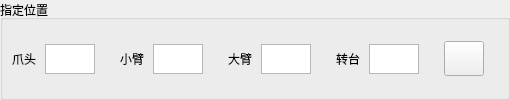
           <widget class="QGroupBox" name="groupBox_2">
            <property name="sizePolicy">
             <sizepolicy hsizetype="Minimum" vsizetype="Minimum">
              <horstretch>0</horstretch>
              <verstretch>0</verstretch>
             </sizepolicy>
            </property>
            <property name="maximumSize">
             <size>
              <width>16777215</width>
              <height>16777215</height>
             </size>
            </property>
            <property name="title">
             <string>指定位置</string>
            </property>
            <layout class="QVBoxLayout" name="verticalLayout_19">
             <property name="spacing">
              <number>9</number>
             </property>
             <property name="leftMargin">
              <number>9</number>
             </property>
             <property name="topMargin">
              <number>10</number>
             </property>
             <property name="rightMargin">
              <number>9</number>
             </property>
             <property name="bottomMargin">
              <number>9</number>
             </property>
             <item>
              <layout class="QHBoxLayout" name="horizontalLayout_21">
               <property name="sizeConstraint">
                <enum>QLayout::SetDefaultConstraint</enum>
               </property>
               <item>
                <widget class="QLabel" name="label_5">
                 <property name="maximumSize">
                  <size>
                   <width>16777215</width>
                   <height>30</height>
                  </size>
                 </property>
                 <property name="text">
                  <string>爪头</string>
                 </property>
                </widget>
               </item>
               <item>
                <widget class="QTextEdit" name="textEdit_SendClow">
                 <property name="sizePolicy">
                  <sizepolicy hsizetype="Minimum" vsizetype="Minimum">
                   <horstretch>0</horstretch>
                   <verstretch>0</verstretch>
                  </sizepolicy>
                 </property>
                 <property name="maximumSize">
                  <size>
                   <width>50</width>
                   <height>30</height>
                  </size>
                 </property>
                 <property name="lineWidth">
                  <number>2</number>
                 </property>
                 <property name="tabChangesFocus">
                  <bool>true</bool>
                 </property>
                 <property name="html">
                  <string>&lt;!DOCTYPE HTML PUBLIC &quot;-//W3C//DTD HTML 4.0//EN&quot; &quot;http://www.w3.org/TR/REC-html40/strict.dtd&quot;&gt;
&lt;html&gt;&lt;head&gt;&lt;meta name=&quot;qrichtext&quot; content=&quot;1&quot; /&gt;&lt;style type=&quot;text/css&quot;&gt;
p, li { white-space: pre-wrap; }
&lt;/style&gt;&lt;/head&gt;&lt;body style=&quot; font-family:'SimSun'; font-size:9pt; font-weight:400; font-style:normal;&quot;&gt;
&lt;p align=&quot;center&quot; style=&quot;-qt-paragraph-type:empty; margin-top:0px; margin-bottom:0px; margin-left:0px; margin-right:0px; -qt-block-indent:0; text-indent:0px;&quot;&gt;&lt;br /&gt;&lt;/p&gt;&lt;/body&gt;&lt;/html&gt;</string>
                 </property>
                </widget>
               </item>
               <item>
                <widget class="QLabel" name="label_35">
                 <property name="maximumSize">
                  <size>
                   <width>8</width>
                   <height>16777215</height>
                  </size>
                 </property>
                 <property name="text">
                  <string/>
                 </property>
                </widget>
               </item>
               <item>
                <widget class="QLabel" name="label_29">
                 <property name="maximumSize">
                  <size>
                   <width>16777215</width>
                   <height>30</height>
                  </size>
                 </property>
                 <property name="text">
                  <string>小臂</string>
                 </property>
                </widget>
               </item>
               <item>
                <widget class="QTextEdit" name="textEdit_SendSArm">
                 <property name="sizePolicy">
                  <sizepolicy hsizetype="Maximum" vsizetype="Preferred">
                   <horstretch>0</horstretch>
                   <verstretch>0</verstretch>
                  </sizepolicy>
                 </property>
                 <property name="maximumSize">
                  <size>
                   <width>50</width>
                   <height>30</height>
                  </size>
                 </property>
                 <property name="tabChangesFocus">
                  <bool>true</bool>
                 </property>
                 <property name="html">
                  <string>&lt;!DOCTYPE HTML PUBLIC &quot;-//W3C//DTD HTML 4.0//EN&quot; &quot;http://www.w3.org/TR/REC-html40/strict.dtd&quot;&gt;
&lt;html&gt;&lt;head&gt;&lt;meta name=&quot;qrichtext&quot; content=&quot;1&quot; /&gt;&lt;style type=&quot;text/css&quot;&gt;
p, li { white-space: pre-wrap; }
&lt;/style&gt;&lt;/head&gt;&lt;body style=&quot; font-family:'SimSun'; font-size:9pt; font-weight:400; font-style:normal;&quot;&gt;
&lt;p align=&quot;center&quot; style=&quot;-qt-paragraph-type:empty; margin-top:0px; margin-bottom:0px; margin-left:0px; margin-right:0px; -qt-block-indent:0; text-indent:0px;&quot;&gt;&lt;br /&gt;&lt;/p&gt;&lt;/body&gt;&lt;/html&gt;</string>
                 </property>
                </widget>
               </item>
               <item>
                <widget class="QLabel" name="label_36">
                 <property name="text">
                  <string/>
                 </property>
                </widget>
               </item>
               <item>
                <widget class="QLabel" name="label_30">
                 <property name="maximumSize">
                  <size>
                   <width>16777215</width>
                   <height>30</height>
                  </size>
                 </property>
                 <property name="text">
                  <string>大臂</string>
                 </property>
                </widget>
               </item>
               <item>
                <widget class="QTextEdit" name="textEdit_SendBArm">
                 <property name="sizePolicy">
                  <sizepolicy hsizetype="Maximum" vsizetype="Preferred">
                   <horstretch>0</horstretch>
                   <verstretch>0</verstretch>
                  </sizepolicy>
                 </property>
                 <property name="maximumSize">
                  <size>
                   <width>50</width>
                   <height>30</height>
                  </size>
                 </property>
                 <property name="tabChangesFocus">
                  <bool>true</bool>
                 </property>
                 <property name="html">
                  <string>&lt;!DOCTYPE HTML PUBLIC &quot;-//W3C//DTD HTML 4.0//EN&quot; &quot;http://www.w3.org/TR/REC-html40/strict.dtd&quot;&gt;
&lt;html&gt;&lt;head&gt;&lt;meta name=&quot;qrichtext&quot; content=&quot;1&quot; /&gt;&lt;style type=&quot;text/css&quot;&gt;
p, li { white-space: pre-wrap; }
&lt;/style&gt;&lt;/head&gt;&lt;body style=&quot; font-family:'SimSun'; font-size:9pt; font-weight:400; font-style:normal;&quot;&gt;
&lt;p align=&quot;center&quot; style=&quot;-qt-paragraph-type:empty; margin-top:0px; margin-bottom:0px; margin-left:0px; margin-right:0px; -qt-block-indent:0; text-indent:0px;&quot;&gt;&lt;br /&gt;&lt;/p&gt;&lt;/body&gt;&lt;/html&gt;</string>
                 </property>
                </widget>
               </item>
               <item>
                <widget class="QLabel" name="label_33">
                 <property name="maximumSize">
                  <size>
                   <width>16777215</width>
                   <height>16777215</height>
                  </size>
                 </property>
                 <property name="text">
                  <string/>
                 </property>
                </widget>
               </item>
               <item>
                <widget class="QLabel" name="label_31">
                 <property name="maximumSize">
                  <size>
                   <width>16777215</width>
                   <height>30</height>
                  </size>
                 </property>
                 <property name="text">
                  <string>转台</string>
                 </property>
                </widget>
               </item>
               <item>
                <widget class="QTextEdit" name="textEdit_SendRStage">
                 <property name="sizePolicy">
                  <sizepolicy hsizetype="Maximum" vsizetype="Preferred">
                   <horstretch>0</horstretch>
                   <verstretch>0</verstretch>
                  </sizepolicy>
                 </property>
                 <property name="maximumSize">
                  <size>
                   <width>50</width>
                   <height>30</height>
                  </size>
                 </property>
                 <property name="tabChangesFocus">
                  <bool>true</bool>
                 </property>
                 <property name="html">
                  <string>&lt;!DOCTYPE HTML PUBLIC &quot;-//W3C//DTD HTML 4.0//EN&quot; &quot;http://www.w3.org/TR/REC-html40/strict.dtd&quot;&gt;
&lt;html&gt;&lt;head&gt;&lt;meta name=&quot;qrichtext&quot; content=&quot;1&quot; /&gt;&lt;style type=&quot;text/css&quot;&gt;
p, li { white-space: pre-wrap; }
&lt;/style&gt;&lt;/head&gt;&lt;body style=&quot; font-family:'SimSun'; font-size:9pt; font-weight:400; font-style:normal;&quot;&gt;
&lt;p align=&quot;center&quot; style=&quot;-qt-paragraph-type:empty; margin-top:0px; margin-bottom:0px; margin-left:0px; margin-right:0px; -qt-block-indent:0; text-indent:0px;&quot;&gt;&lt;br /&gt;&lt;/p&gt;&lt;/body&gt;&lt;/html&gt;</string>
                 </property>
                </widget>
               </item>
               <item>
                <widget class="QLabel" name="label_32">
                 <property name="text">
                  <string/>
                 </property>
                </widget>
               </item>
               <item>
                <widget class="QPushButton" name="pushButton_SendLocation">
                 <property name="sizePolicy">
                  <sizepolicy hsizetype="Expanding" vsizetype="Minimum">
                   <horstretch>0</horstretch>
                   <verstretch>0</verstretch>
                  </sizepolicy>
                 </property>
                 <property name="maximumSize">
                  <size>
                   <width>40</width>
                   <height>35</height>
                  </size>
                 </property>
                 <property name="autoFillBackground">
                  <bool>false</bool>
                 </property>
                 <property name="styleSheet">
                  <string notr="true">border-image: url(:/Image/Image/send.png);</string>
                 </property>
                 <property name="text">
                  <string/>
                 </property>
                </widget>
               </item>
               <item>
                <widget class="QLabel" name="label_34">
                 <property name="sizePolicy">
                  <sizepolicy hsizetype="Preferred" vsizetype="Preferred">
                   <horstretch>0</horstretch>
                   <verstretch>0</verstretch>
                  </sizepolicy>
                 </property>
                 <property name="maximumSize">
                  <size>
                   <width>5</width>
                   <height>16777215</height>
                  </size>
                 </property>
                 <property name="text">
                  <string/>
                 </property>
                </widget>
               </item>
              </layout>
             </item>
            </layout>
           </widget>
